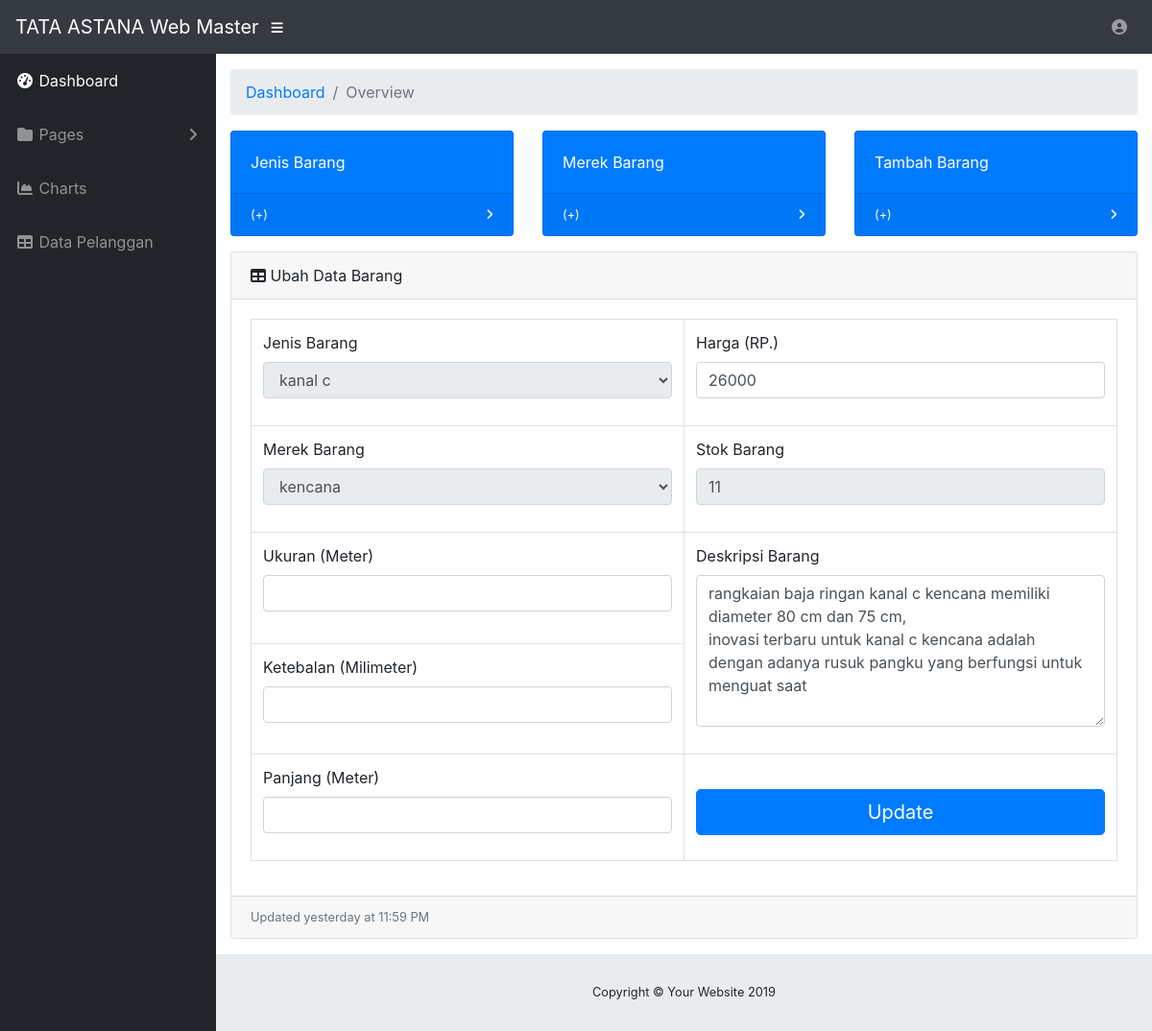
Screenshot of /tatamaster/ubhbrg.php?id=140 with the database file from the repository.
### tables this page shows
CREATE TABLE `barang` (
  `id_brg` int(11) NOT NULL,
  `id_jns` int(11) NOT NULL,
  `id_mrk` int(11) NOT NULL,
  `harga_brg` int(11) NOT NULL,
  `stok_brg` int(11) NOT NULL,
  `deskrip` varchar(180) NOT NULL,
  `gambar` varchar(255) NOT NULL
);

### tatamaster/ubhbrg.php (the view, shortened to what this page needs)
<?php
	$id_brg=$_GET['id'];
	$rs=mysqli_query($conn,"select * from barang where id_brg='$id_brg'");
	$row=mysqli_fetch_array($rs);
?>
<!DOCTYPE html>
<html lang="en">
<head>
  <link href="vendor/fontawesome-free/css/all.min.css" rel="stylesheet" type="text/css">
  <link href="vendor/datatables/dataTables.bootstrap4.css" rel="stylesheet">
  <link href="css/sb-admin.css" rel="stylesheet">
</head>
<body id="page-top">
  <nav class="navbar navbar-expand navbar-dark bg-dark static-top">
    <a class="navbar-brand mr-1" href="dashboard.php">TATA ASTANA Web Master</a>
    <button class="btn btn-link btn-sm text-white order-1 order-sm-0" id="sidebarToggle" href="#">
      <i class="fas fa-bars"></i>
    </button>
    <ul class="navbar-nav ml-auto ml-md-0">
      <li class="nav-item dropdown no-arrow">
        <a class="nav-link dropdown-toggle" href="#" id="userDropdown" role="button" data-toggle="dropdown" aria-haspopup="true" aria-expanded="false">
          <i class="fas fa-user-circle fa-fw"></i>
        </a>
      </li>
    </ul>
  </nav>
  <div id="wrapper">
    <ul class="sidebar navbar-nav">
      <li class="nav-item active">
        <a class="nav-link" href="dashboard.php">
          <i class="fas fa-fw fa-tachometer-alt"></i>
          <span>Dashboard</span>
        </a>
      </li>
      <li class="nav-item dropdown">
        <a class="nav-link dropdown-toggle" href="#" id="pagesDropdown" role="button" data-toggle="dropdown" aria-haspopup="true" aria-expanded="false">
          <i class="fas fa-fw fa-folder"></i>
          <span>Pages</span>
        </a>
      </li>
      <li class="nav-item">
        <a class="nav-link" href="charts.html">
          <i class="fas fa-fw fa-chart-area"></i>
          <span>Charts</span></a>
      </li>
      <li class="nav-item">
        <a class="nav-link" href="tables.html">
          <i class="fas fa-fw fa-table"></i>
          <span>Data Pelanggan</span></a>
      </li>
    </ul>
    <div id="content-wrapper">
      <div class="container-fluid">
        <ol class="breadcrumb">
          <li class="breadcrumb-item">
            <a href="dashboard.php">Dashboard</a>
          </li>
          <li class="breadcrumb-item active">Overview</li>
        </ol>
        <div class="row">
          <div class="col-xl-4 col-sm-6 mb-3">
            <div class="card text-white bg-primary o-hidden h-100">
              <div class="card-body">
                <div class="mr-5">Jenis Barang</div>
              </div>
              <a class="card-footer text-white clearfix small z-1" href="jenis.php">
                <span class="float-left">(+)</span>
                <span class="float-right">
                  <i class="fas fa-angle-right"></i>
                </span>
              </a>
            </div>
          </div>
          <div class="col-xl-4 col-sm-6 mb-3">
            <div class="card text-white bg-primary o-hidden h-100">
              <div class="card-body">
                <div class="mr-5">Merek Barang</div>
              </div>
              <a class="card-footer text-white clearfix small z-1" href="merek.php">
                <span class="float-left">(+)</span>
                <span class="float-right">
                  <i class="fas fa-angle-right"></i>
                </span>
              </a>
            </div>
          </div>
          <div class="col-xl-4 col-sm-6 mb-3">
            <div class="card text-white bg-primary o-hidden h-100">
              <div class="card-body">
                <div class="mr-5">Tambah Barang</div>
              </div>
              <a class="card-footer text-white clearfix small z-1" href="tambah.php">
                <span class="float-left">(+)</span>
                <span class="float-right">
                  <i class="fas fa-angle-right"></i>
                </span>
              </a>
            </div>
          </div>
        </div>
        <div class="card mb-3">
          <div class="card-header">
            <i class="fas fa-table"></i>
            Ubah Data Barang</div>
          <div class="card-body">
		  <form method="POST" action="ubhbrg.php?id=<?php echo $_GET ['id']?>">
            <div class="table-responsive">
              <table class="table table-bordered" id="formjenis" width="100%" cellspacing="0">
                <tbody>
				<tr>
				  <td>
				  <div class="form-group">
					<label for="Inputjenis">Jenis Barang</label>
					<select class="form-control" id="jnsbrg" name="jnsbrg" disabled>
					  <?php
							$rs=mysqli_query($conn,"Select * from jenis");
							while($jns=mysqli_fetch_array($rs)){
								if($row[id_jns]==$jns[0]){
									echo '<option value="'.$jns[0].'" selected>'.$jns[1].'</option>';
								}else
									echo'<option value="'.$jns[0].'" >'.$jns[1].'</option>';
							}
						?>
					</select>
					</div>
				  </td>
          <td>
            <div class="form-group">
  					<label for="Inputmerek">Harga (RP.)</label>
  					<input type="text" class="form-control" id="hrgbrg" name="hrgbrg" value="<?php echo $row['harga_brg'];?>">
  				  </div>
          </td>
				</tr>
				<tr>
				  <td>
				  <div class="form-group">
					<label for="Inputharga">Merek Barang</label>
					<select class="form-control" id="mrkbrg" name="mrkbrg" disabled>
					  <?php
							$rs=mysqli_query($conn,"Select * from merek");
							while($mrk=mysqli_fetch_array($rs)){
								if($row[id_mrk]==$mrk[0]){
									echo '<option value="'.$mkr[0].'" selected>'.$mrk[1].'</option>';
								}else
									echo'<option value="'.$mrk[0].'">'.$mrk[1].'</option>';
							}
						?>
					</select>
					</div>
				  </td>
          <td>
				  <fieldset disabled>
				  <div class="form-group">
					<label for="Inputstok">Stok Barang</label>
					<input type="text" class="form-control" id="stkbrg" name="stkbrg" value="<?php echo $row['stok_brg'];?>">
					</div>
				  </fieldset>
				  </td>
				</tr>
				<tr>
				  <td>
				  <div class="form-group">
					<label for="Inputmerek">Ukuran (Meter)</label>
					<input type="text" class="form-control" id="ukrbrg" name="ukrbrg" value="<?php echo $row['ukuran_brg'];?>">
				  </div>
				  </td>
          <td rowspan="2">
				  <div class="form-group">
					<label for="exampleFormControlTextarea1">Deskripsi Barang</label>
					<textarea class="form-control" id="desk" name="desk" rows="6" required><?php echo $row['deskrip'] ?></textarea>
				  </div>
				  </td>
				</tr>
				<tr>
				  <td>
				  <div class="form-group">
					<label for="Inputstok">Ketebalan (Milimeter)</label>
					<input type="text" class="form-control" id="ktblbrg" name="ktblbrg" value="<?php echo $row['tebal_brg'];?>">
					</div>
				  </td>
				</tr>
        <tr>
          <td>
            <div class="form-group">
  					<label for="Inputstok">Panjang (Meter)</label>
  					<input type="text" class="form-control" id="pjgbrg" name="pjgbrg" value="<?php echo $row['panjang_brg'];?>">
          </td>
          <td>
					<button type="submit" class="btn btn-primary btn-lg btn-block" name="update">Update</button>
				  </td>
        </tr>
                </tbody>
              </table>
            </div>
		  </form>
          </div>
          <div class="card-footer small text-muted">Updated yesterday at 11:59 PM</div>
        </div>
      </div>
      <footer class="sticky-footer">
        <div class="container my-auto">
          <div class="copyright text-center my-auto">
            <span>Copyright © Your Website 2019</span>
          </div>
        </div>
      </footer>
    </div>
  </div>
</body>
</html>

### rows the page displays
barang: hrgbrg "26000", stkbrg "11", desk "rangkaian baja ringan kanal c kencana memiliki diameter 80 cm dan 75 cm, inovasi terbaru untuk kanal c kencana adalah dengan adanya rusuk pangku yang berfungsi untuk menguat saat"

### other values shown
form field jnsbrg "kanal c"
form field mrkbrg "kencana"
